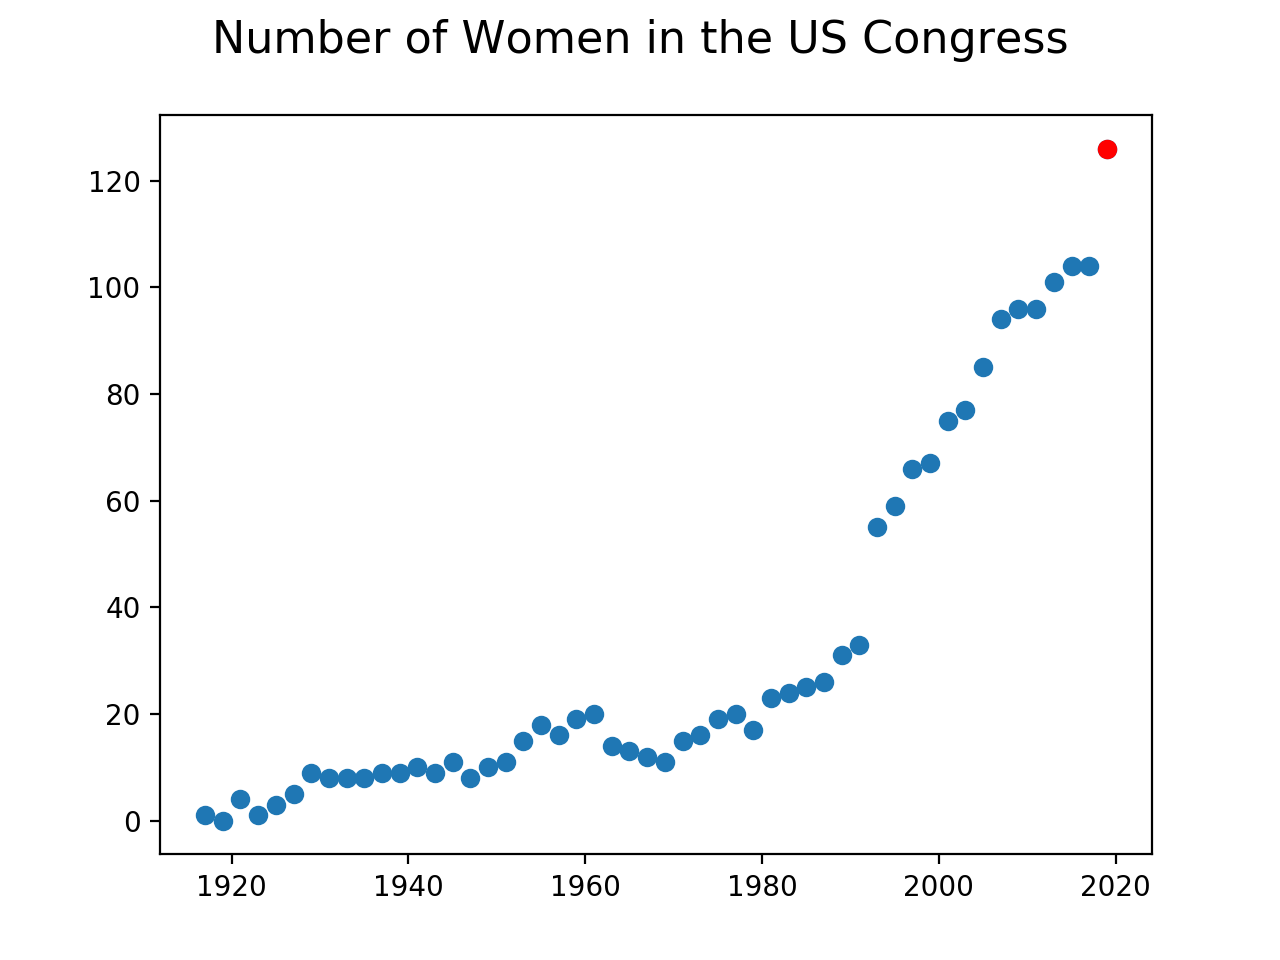

The script that drew this image:
#!/usr/bin/env python3
# -*- coding: utf-8 -*-
"""
Created on Nov 10 2018
@author: pleunipennings

Making a plot of the number of women in the US Congress (House and Senate). 
That jump in 2019 feels good! Makes me optimistic for the future. 
Data from https://en.wikipedia.org/wiki/Women_in_the_United_States_House_of_Representatives#Number_of_women_in_the_United_States_House_of_Representatives_and_Senate_by_Congress

If anyone has similar data for the number of people of color in congress, I would like to plot that too!

"""

import matplotlib.pyplot as plt
import csv

      
def get_data():
    list_years = [] #create an empty list to store years
    list_num =[] #create an empty list to store the number of women
    linenum=0 #create a variable to count the lines, 
    #just so that I can skip the data from the first line
    with open("WomenCongress.csv") as file: #open the file with the data
        #file structure: 
        #Congress,Years,in Congress,Percentage
        #65th,1917–1919,1,0.20%
        #66th,1919–1921,0,0%
        #67th,1921–1923,4,0.70%
        #68th,1923–1925,1,0.20%        
        for line in file: #for each line
            data = line.split(",") #split the line at the commas (bc it is a csv file) 
            year = data[1][0:4] #take the first 4 characters from the second column as the year
            if linenum>0:  #do this, but not for the very first line
                list_years.append(int(year)) #append the year to the list of years
                list_num.append(int(data[2])) #append the number of women to the list for that
            linenum+=1 #update the counter for the number of lines
    return list_years,list_num # return the list for the years and the list for the number of women
    
list_years,list_num=get_data() #use the get_data function to get the list of years and the list of the number of women in congress

print(list_years[0]) #print statement to make sure it worked 

plt.plot(list_years, list_num, 'o') #plot year vs the number of women
plt.plot(list_years[-1], list_num[-1], 'ro')  #Highlight the last year (2019) in red
plt.suptitle('Number of Women in the US Congress', fontsize=16) #add a title
plt.show() # show the plot
